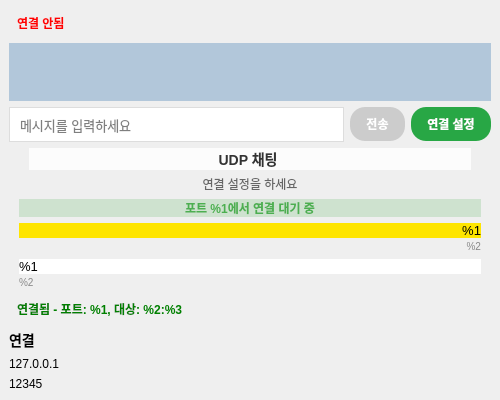
<?xml version="1.0" encoding="UTF-8"?>
<ui version="4.0">
 <class>MainWindow</class>
 <widget class="QMainWindow" name="MainWindow">
  <property name="geometry">
   <rect>
    <x>0</x>
    <y>0</y>
    <width>500</width>
    <height>400</height>
   </rect>
  </property>
  <property name="sizePolicy">
   <sizepolicy hsizetype="Fixed" vsizetype="Fixed">
    <horstretch>0</horstretch>
    <verstretch>0</verstretch>
   </sizepolicy>
  </property>
  <property name="minimumSize">
   <size>
    <width>500</width>
    <height>400</height>
   </size>
  </property>
  <property name="maximumSize">
   <size>
    <width>500</width>
    <height>400</height>
   </size>
  </property>
  <property name="windowTitle">
   <string>hw1 UDP 채팅</string>
  </property>
  <widget class="QWidget" name="centralwidget">
   <layout class="QVBoxLayout" name="mainLayout">
    <item>
     <widget class="QLabel" name="statusLabel">
      <property name="text">
       <string>연결 안됨</string>
      </property>
      <property name="styleSheet">
       <string notr="true">color: red; font-weight: bold; padding: 5px;</string>
      </property>
     </widget>
    </item>
    <item>
     <widget class="QTextEdit" name="chatDisplay">
      <property name="readOnly">
       <bool>true</bool>
      </property>
      <property name="styleSheet">
       <string notr="true">background-color: #b2c7da; border: none;</string>
      </property>
     </widget>
    </item>
    <item>
     <layout class="QHBoxLayout" name="inputLayout">
      <item>
       <widget class="QLineEdit" name="messageInput">
        <property name="enabled">
         <bool>false</bool>
        </property>
        <property name="placeholderText">
         <string>메시지를 입력하세요</string>
        </property>
        <property name="styleSheet">
         <string notr="true">QLineEdit { padding: 8px; border: 1px solid #ddd; border-radius: 20px; font-size: 13px; }</string>
        </property>
       </widget>
      </item>
      <item>
       <widget class="QPushButton" name="sendButton">
        <property name="enabled">
         <bool>false</bool>
        </property>
        <property name="text">
         <string>전송</string>
        </property>
        <property name="styleSheet">
         <string notr="true">QPushButton { background-color: #007bff; color: white; border: none; border-radius: 15px; padding: 8px 16px; font-weight: bold; } QPushButton:hover { background-color: #0056b3; } QPushButton:disabled { background-color: #ccc; }</string>
        </property>
       </widget>
      </item>
      <item>
       <widget class="QPushButton" name="connectButton">
        <property name="text">
         <string>연결 설정</string>
        </property>
        <property name="styleSheet">
         <string notr="true">QPushButton { background-color: #28a745; color: white; border: none; border-radius: 15px; padding: 8px 16px; font-weight: bold; } QPushButton:hover { background-color: #218838; }</string>
        </property>
       </widget>
      </item>
     </layout>
    </item>
    

    <item>
     <widget class="QLabel" name="welcomeTemplate">
      <property name="visible">
       <bool>false</bool>
      </property>
      <property name="text">
       <string>&lt;div align='center' style='margin: 20px; padding: 15px; background-color: rgba(255,255,255,0.8); border-radius: 10px;'&gt;&lt;div style='font-size: 14px; font-weight: bold; color: #333; margin-bottom: 5px;'&gt;UDP 채팅 &lt;/div&gt;&lt;div style='font-size: 12px; color: #666;'&gt;연결 설정을 하세요&lt;/div&gt;&lt;/div&gt;</string>
      </property>
     </widget>
    </item>
    <item>
     <widget class="QLabel" name="successTemplate">
      <property name="visible">
       <bool>false</bool>
      </property>
      <property name="text">
       <string>&lt;div align='center' style='margin: 10px;'&gt;&lt;div style='background-color: rgba(76, 175, 80, 0.2); border: 1px solid #4CAF50; border-radius: 8px; padding: 8px; display: inline-block;'&gt;&lt;span style='color: #4CAF50; font-size: 12px; font-weight: bold;'&gt;포트 %1에서 연결 대기 중&lt;/span&gt;&lt;/div&gt;&lt;/div&gt;</string>
      </property>
     </widget>
    </item>
    <item>
     <widget class="QLabel" name="myMessageTemplate">
      <property name="visible">
       <bool>false</bool>
      </property>
      <property name="text">
       <string>&lt;div align='right' style='margin: 5px 10px;'&gt;&lt;div style='display: inline-block; max-width: 70%; background-color: #fee500; padding: 8px 12px; border-radius: 18px 4px 18px 18px; word-wrap: break-word; box-shadow: 0 1px 2px rgba(0,0,0,0.1);'&gt;&lt;span style='color: #000; font-size: 13px;'&gt;%1&lt;/span&gt;&lt;/div&gt;&lt;div style='text-align: right; margin-top: 2px;'&gt;&lt;span style='font-size: 10px; color: #888;'&gt;%2&lt;/span&gt;&lt;/div&gt;&lt;/div&gt;</string>
      </property>
     </widget>
    </item>
    <item>
     <widget class="QLabel" name="receivedMessageTemplate">
      <property name="visible">
       <bool>false</bool>
      </property>
      <property name="text">
       <string>&lt;div align='left' style='margin: 5px 10px;'&gt;&lt;div style='display: inline-block; max-width: 70%; background-color: #ffffff; padding: 8px 12px; border-radius: 4px 18px 18px 18px; border: 1px solid #e0e0e0; word-wrap: break-word; box-shadow: 0 1px 2px rgba(0,0,0,0.1);'&gt;&lt;span style='color: #000; font-size: 13px;'&gt;%1&lt;/span&gt;&lt;/div&gt;&lt;div style='text-align: left; margin-top: 2px;'&gt;&lt;span style='font-size: 10px; color: #888;'&gt;%2&lt;/span&gt;&lt;/div&gt;&lt;/div&gt;</string>
      </property>
     </widget>
    </item>
    <item>
     <widget class="QLabel" name="connectedStatusTemplate">
      <property name="visible">
       <bool>false</bool>
      </property>
      <property name="text">
       <string>연결됨 - 포트: %1, 대상: %2:%3</string>
      </property>
      <property name="styleSheet">
       <string notr="true">color: green; font-weight: bold; padding: 5px;</string>
      </property>
     </widget>
    </item>
    <item>
     <widget class="QLabel" name="dialogStyles">
      <property name="visible">
       <bool>false</bool>
      </property>
      <property name="text">
       <string>연결</string>
      </property>
      <property name="styleSheet">
       <string notr="true">font-size: 14px; font-weight: bold;</string>
      </property>
      <property name="toolTip">
       <string>QLineEdit, QSpinBox { padding: 10px; border: 2px solid #ddd; border-radius: 6px; font-size: 13px; min-height: 20px; } QLineEdit:focus, QSpinBox:focus { border-color: #007bff; }</string>
      </property>
     </widget>
    </item>
    <item>
     <widget class="QLabel" name="dialogButtonOk">
      <property name="visible">
       <bool>false</bool>
      </property>
      <property name="text">
       <string>127.0.0.1</string>
      </property>
      <property name="styleSheet">
       <string notr="true">QPushButton { background-color: #007bff; color: white; padding: 10px 20px; border: none; border-radius: 6px; font-size: 13px; font-weight: bold; min-width: 80px; min-height: 35px; } QPushButton:hover { background-color: #0056b3; }</string>
      </property>
     </widget>
    </item>
    <item>
     <widget class="QLabel" name="dialogButtonCancel">
      <property name="visible">
       <bool>false</bool>
      </property>
      <property name="text">
       <string>12345</string>
      </property>
      <property name="styleSheet">
       <string notr="true">QPushButton { background-color: #6c757d; color: white; padding: 10px 20px; border: none; border-radius: 6px; font-size: 13px; font-weight: bold; min-width: 80px; min-height: 35px; } QPushButton:hover { background-color: #5a6268; }</string>
      </property>
      <property name="toolTip">
       <string>12346</string>
      </property>
     </widget>
    </item>
   </layout>
  </widget>
 </widget>
 <resources/>
 <connections/>
</ui>
